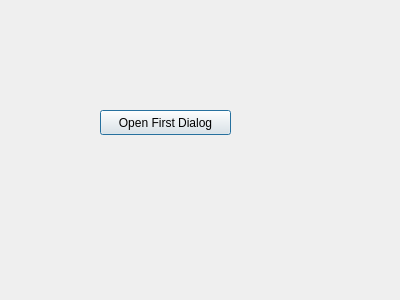
<?xml version="1.0" encoding="UTF-8"?>
<ui version="4.0">
 <class>SecDialog</class>
 <widget class="QDialog" name="SecDialog">
  <property name="geometry">
   <rect>
    <x>0</x>
    <y>0</y>
    <width>400</width>
    <height>300</height>
   </rect>
  </property>
  <property name="windowTitle">
   <string>Dialog</string>
  </property>
  <widget class="QPushButton" name="pushButton">
   <property name="geometry">
    <rect>
     <x>100</x>
     <y>110</y>
     <width>131</width>
     <height>25</height>
    </rect>
   </property>
   <property name="text">
    <string>Open First Dialog</string>
   </property>
  </widget>
 </widget>
 <resources/>
 <connections/>
</ui>
